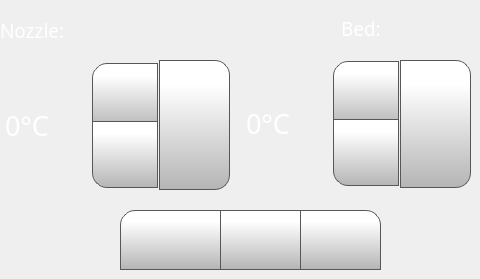
      <widget class="QWidget" name="temperatureTab">
       <attribute name="icon">
        <iconset>
         <normaloff>templates/img/thermometer.png</normaloff>
         <normalon>templates/img/thermometer_Selected.png</normalon>templates/img/thermometer.png</iconset>
       </attribute>
       <attribute name="title">
        <string/>
       </attribute>
       <widget class="QLabel" name="toolLabel">
        <property name="geometry">
         <rect>
          <x>0</x>
          <y>20</y>
          <width>70</width>
          <height>21</height>
         </rect>
        </property>
        <property name="font">
         <font>
          <family>Gotham Light</family>
          <pointsize>14</pointsize>
          <weight>50</weight>
          <bold>false</bold>
         </font>
        </property>
        <property name="styleSheet">
         <string notr="true">color: rgb(255, 255, 255);</string>
        </property>
        <property name="text">
         <string>Nozzle:</string>
        </property>
       </widget>
       <widget class="QPushButton" name="cooldownButton">
        <property name="geometry">
         <rect>
          <x>120</x>
          <y>210</y>
          <width>101</width>
          <height>60</height>
         </rect>
        </property>
        <property name="minimumSize">
         <size>
          <width>0</width>
          <height>0</height>
         </size>
        </property>
        <property name="font">
         <font>
          <family>Gotham</family>
          <pointsize>15</pointsize>
         </font>
        </property>
        <property name="styleSheet">
         <string notr="true">QPushButton {
    border: 1px solid rgb(87, 87, 87);
	background-color: qlineargradient(spread:pad, x1:0, y1:1, x2:0, y2:0.188, stop:0 rgba(180, 180, 180, 255), stop:1 rgba(255, 255, 255, 255));
border-top-left-radius: 15px;
}

QPushButton:pressed {
    background-color: qlineargradient(x1: 0, y1: 0, x2: 0, y2: 1,
                                      stop: 0 #dadbde, stop: 1 #f6f7fa);
}

QPushButton:flat {
    border: none; /* no border for a flat push button */
}

QPushButton:default {
    border-color: navy; /* make the default button prominent */
}

QPushButton:focus {
	outline: none;
}</string>
        </property>
        <property name="text">
         <string/>
        </property>
        <property name="icon">
         <iconset>
          <normaloff>templates/img/snowflake.png</normaloff>templates/img/snowflake.png</iconset>
        </property>
        <property name="iconSize">
         <size>
          <width>40</width>
          <height>40</height>
         </size>
        </property>
       </widget>
       <widget class="QPushButton" name="fanOffButton">
        <property name="geometry">
         <rect>
          <x>300</x>
          <y>210</y>
          <width>81</width>
          <height>60</height>
         </rect>
        </property>
        <property name="minimumSize">
         <size>
          <width>0</width>
          <height>0</height>
         </size>
        </property>
        <property name="font">
         <font>
          <family>Gotham</family>
          <pointsize>15</pointsize>
         </font>
        </property>
        <property name="styleSheet">
         <string notr="true">QPushButton {
     border: 1px solid rgb(87, 87, 87);

	background-color: qlineargradient(spread:pad, x1:0, y1:1, x2:0, y2:0.188, stop:0 rgba(180, 180, 180, 255), stop:1 rgba(255, 255, 255, 255));
border-top-right-radius: 15px;
}

QPushButton:pressed {
    background-color: qlineargradient(x1: 0, y1: 0, x2: 0, y2: 1,
                                      stop: 0 #dadbde, stop: 1 #f6f7fa);
}

QPushButton:flat {
    border: none; /* no border for a flat push button */
}

QPushButton:default {
    border-color: navy; /* make the default button prominent */
}

QPushButton:focus {
	outline: none;
}</string>
        </property>
        <property name="text">
         <string/>
        </property>
        <property name="icon">
         <iconset>
          <normaloff>templates/img/fan-black-silhouette-off.png</normaloff>templates/img/fan-black-silhouette-off.png</iconset>
        </property>
        <property name="iconSize">
         <size>
          <width>40</width>
          <height>40</height>
         </size>
        </property>
        <property name="checkable">
         <bool>false</bool>
        </property>
        <property name="autoDefault">
         <bool>false</bool>
        </property>
        <property name="default">
         <bool>false</bool>
        </property>
        <property name="flat">
         <bool>false</bool>
        </property>
       </widget>
       <widget class="QPushButton" name="fanOnButton">
        <property name="geometry">
         <rect>
          <x>220</x>
          <y>210</y>
          <width>81</width>
          <height>60</height>
         </rect>
        </property>
        <property name="minimumSize">
         <size>
          <width>0</width>
          <height>0</height>
         </size>
        </property>
        <property name="font">
         <font>
          <family>Gotham</family>
          <pointsize>15</pointsize>
         </font>
        </property>
        <property name="styleSheet">
         <string notr="true">QPushButton {
     border: 1px solid rgb(87, 87, 87);

	background-color: qlineargradient(spread:pad, x1:0, y1:1, x2:0, y2:0.188, stop:0 rgba(180, 180, 180, 255), stop:1 rgba(255, 255, 255, 255));
}

QPushButton:pressed {
    background-color: qlineargradient(x1: 0, y1: 0, x2: 0, y2: 1,
                                      stop: 0 #dadbde, stop: 1 #f6f7fa);
}

QPushButton:flat {
    border: none; /* no border for a flat push button */
}

QPushButton:default {
    border-color: navy; /* make the default button prominent */
}

QPushButton:focus {
	outline: none;
}</string>
        </property>
        <property name="text">
         <string/>
        </property>
        <property name="icon">
         <iconset>
          <normaloff>templates/img/fan-black-silhouette.png</normaloff>templates/img/fan-black-silhouette.png</iconset>
        </property>
        <property name="iconSize">
         <size>
          <width>40</width>
          <height>40</height>
         </size>
        </property>
        <property name="checkable">
         <bool>false</bool>
        </property>
        <property name="autoDefault">
         <bool>false</bool>
        </property>
        <property name="default">
         <bool>false</bool>
        </property>
        <property name="flat">
         <bool>false</bool>
        </property>
       </widget>
       <widget class="QSpinBox" name="toolTempSpinBox">
        <property name="geometry">
         <rect>
          <x>0</x>
          <y>60</y>
          <width>161</width>
          <height>131</height>
         </rect>
        </property>
        <property name="font">
         <font>
          <family>Gotham</family>
          <pointsize>20</pointsize>
         </font>
        </property>
        <property name="styleSheet">
         <string notr="true">QSpinBox {
    padding-right: 5px; /* make room for the arrows */
	color: rgb(255, 255, 255);
	background-color: rgba(255, 255, 255, 0);
   
}
QSpinBox ::text:selected {
	background-color: rgb(255, 146, 57);
   
}
QSpinBox::up-button {
     border: 1px solid rgb(87, 87, 87);


	background-color: qlineargradient(spread:pad, x1:0, y1:1, x2:0, y2:0.188, stop:0 rgba(180, 180, 180, 255), stop:1 rgba(255, 255, 255, 255));
    width: 60px;
     height: 61px;
    padding: 2px;
border-top-left-radius: 15px;
}

QSpinBox::up-arrow { image: url(./templates/img/arrows.png);
    width: 40px;
     height: 40px;
padding: 5px; }



QSpinBox::up-button:pressed {
    background-color: qlineargradient(x1: 0, y1: 0, x2: 0, y2: 1,
                                      stop: 0 #dadbde, stop: 1 #f6f7fa);
}


QSpinBox::down-button {
     border: 1px solid rgb(87, 87, 87);
border-bottom-left-radius: 15px;
	background-color: qlineargradient(spread:pad, x1:0, y1:1, x2:0, y2:0.188, stop:0 rgba(180, 180, 180, 255), stop:1 rgba(255, 255, 255, 255));
    width: 60px;
     height: 61px;
    padding: 2px;
}

QSpinBox::down-arrow {image: url(./templates/img/arrows-5.png);
    width: 40px;
     height: 40px;
padding: 5px;
}

QSpinBox::down-button:pressed {
    background-color: qlineargradient(x1: 0, y1: 0, x2: 0, y2: 1,
                                      stop: 0 #dadbde, stop: 1 #f6f7fa);

}

</string>
        </property>
        <property name="readOnly">
         <bool>false</bool>
        </property>
        <property name="buttonSymbols">
         <enum>QAbstractSpinBox::UpDownArrows</enum>
        </property>
        <property name="accelerated">
         <bool>true</bool>
        </property>
        <property name="suffix">
         <string>°C</string>
        </property>
        <property name="maximum">
         <number>300</number>
        </property>
        <property name="singleStep">
         <number>1</number>
        </property>
        <property name="value">
         <number>0</number>
        </property>
       </widget>
       <widget class="QPushButton" name="setToolTempButton">
        <property name="geometry">
         <rect>
          <x>159</x>
          <y>60</y>
          <width>71</width>
          <height>130</height>
         </rect>
        </property>
        <property name="font">
         <font>
          <family>Gotham</family>
          <pointsize>13</pointsize>
         </font>
        </property>
        <property name="styleSheet">
         <string notr="true">QPushButton {
     border: 1px solid rgb(87, 87, 87);
	background-color: qlineargradient(spread:pad, x1:0, y1:1, x2:0, y2:0.188, stop:0 rgba(180, 180, 180, 255), stop:1 rgba(255, 255, 255, 255));
border-bottom-right-radius: 15px;
border-top-right-radius: 15px;

}

QPushButton:pressed {
    background-color: qlineargradient(x1: 0, y1: 0, x2: 0, y2: 1,
                                      stop: 0 #dadbde, stop: 1 #f6f7fa);
}

QPushButton:flat {
    border: none; /* no border for a flat push button */
}

QPushButton:default {
    border-color: navy; /* make the default button prominent */
}

QPushButton:focus {
	outline: none;
}</string>
        </property>
        <property name="text">
         <string/>
        </property>
        <property name="icon">
         <iconset>
          <normaloff>templates/img/verification-mark.png</normaloff>templates/img/verification-mark.png</iconset>
        </property>
        <property name="iconSize">
         <size>
          <width>50</width>
          <height>50</height>
         </size>
        </property>
       </widget>
       <widget class="QSpinBox" name="bedTempSpinBox">
        <property name="geometry">
         <rect>
          <x>241</x>
          <y>58</y>
          <width>161</width>
          <height>131</height>
         </rect>
        </property>
        <property name="font">
         <font>
          <family>Gotham</family>
          <pointsize>20</pointsize>
         </font>
        </property>
        <property name="styleSheet">
         <string notr="true">QSpinBox {
    padding-right: 5px; /* make room for the arrows */
	color: rgb(255, 255, 255);
	background-color: rgba(255, 255, 255, 0);
   
}
QSpinBox ::text:selected {
	background-color: rgb(255, 146, 57);
   
}
QSpinBox::up-button {
     border: 1px solid rgb(87, 87, 87);

border-top-left-radius: 15px;
	background-color: qlineargradient(spread:pad, x1:0, y1:1, x2:0, y2:0.188, stop:0 rgba(180, 180, 180, 255), stop:1 rgba(255, 255, 255, 255));
    width: 60px;
     height: 61px;
    padding: 2px;
}

QSpinBox::up-arrow { image: url(./templates/img/arrows.png);
    width: 40px;
     height: 40px;
padding: 5px; }



QSpinBox::up-button:pressed {
    background-color: qlineargradient(x1: 0, y1: 0, x2: 0, y2: 1,
                                      stop: 0 #dadbde, stop: 1 #f6f7fa);
}


QSpinBox::down-button {
     border: 1px solid rgb(87, 87, 87);
border-bottom-left-radius: 15px;
	background-color: qlineargradient(spread:pad, x1:0, y1:1, x2:0, y2:0.188, stop:0 rgba(180, 180, 180, 255), stop:1 rgba(255, 255, 255, 255));
    width: 60px;
     height: 61px;
    padding: 2px;
}

QSpinBox::down-arrow {image: url(./templates/img/arrows-5.png);
    width: 40px;
     height: 40px;
padding: 5px;
}

QSpinBox::down-button:pressed {
    background-color: qlineargradient(x1: 0, y1: 0, x2: 0, y2: 1,
                                      stop: 0 #dadbde, stop: 1 #f6f7fa);

}

</string>
        </property>
        <property name="readOnly">
         <bool>false</bool>
        </property>
        <property name="buttonSymbols">
         <enum>QAbstractSpinBox::UpDownArrows</enum>
        </property>
        <property name="accelerated">
         <bool>true</bool>
        </property>
        <property name="suffix">
         <string>°C</string>
        </property>
        <property name="maximum">
         <number>150</number>
        </property>
        <property name="singleStep">
         <number>1</number>
        </property>
        <property name="value">
         <number>0</number>
        </property>
       </widget>
       <widget class="QLabel" name="bedLabel_2">
        <property name="geometry">
         <rect>
          <x>341</x>
          <y>18</y>
          <width>70</width>
          <height>21</height>
         </rect>
        </property>
        <property name="font">
         <font>
          <family>Gotham Light</family>
          <pointsize>14</pointsize>
          <weight>50</weight>
          <bold>false</bold>
         </font>
        </property>
        <property name="styleSheet">
         <string notr="true">color: rgb(255, 255, 255);</string>
        </property>
        <property name="text">
         <string>Bed:</string>
        </property>
       </widget>
       <widget class="QPushButton" name="setBedTempButton">
        <property name="geometry">
         <rect>
          <x>400</x>
          <y>60</y>
          <width>71</width>
          <height>128</height>
         </rect>
        </property>
        <property name="font">
         <font>
          <family>Gotham</family>
          <pointsize>13</pointsize>
         </font>
        </property>
        <property name="styleSheet">
         <string notr="true">QPushButton {
     border: 1px solid rgb(87, 87, 87);
	background-color: qlineargradient(spread:pad, x1:0, y1:1, x2:0, y2:0.188, stop:0 rgba(180, 180, 180, 255), stop:1 rgba(255, 255, 255, 255));
border-top-right-radius: 15px;
border-bottom-right-radius: 15px;

}

QPushButton:pressed {
    background-color: qlineargradient(x1: 0, y1: 0, x2: 0, y2: 1,
                                      stop: 0 #dadbde, stop: 1 #f6f7fa);
}

QPushButton:flat {
    border: none; /* no border for a flat push button */
}

QPushButton:default {
    border-color: navy; /* make the default button prominent */
}

QPushButton:focus {
	outline: none;
}</string>
        </property>
        <property name="text">
         <string/>
        </property>
        <property name="icon">
         <iconset>
          <normaloff>templates/img/verification-mark.png</normaloff>templates/img/verification-mark.png</iconset>
        </property>
        <property name="iconSize">
         <size>
          <width>50</width>
          <height>50</height>
         </size>
        </property>
       </widget>
       <zorder>toolLabel</zorder>
       <zorder>cooldownButton</zorder>
       <zorder>fanOffButton</zorder>
       <zorder>fanOnButton</zorder>
       <zorder>setToolTempButton</zorder>
       <zorder>toolTempSpinBox</zorder>
       <zorder>bedTempSpinBox</zorder>
       <zorder>bedLabel_2</zorder>
       <zorder>setBedTempButton</zorder>
      </widget>
